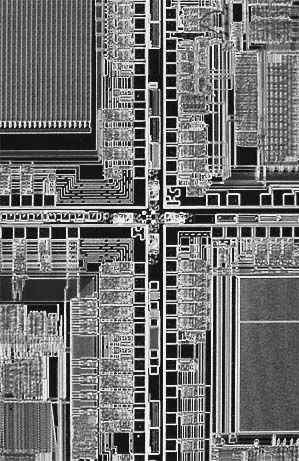
//> input picture DIP4E Book Images Global Edition/OpticalMicroscope-microporcessor-regular- texture.tif, 299 x 461 px
$ ./segmentation '../../DIP4E Book Images Global Edition/OpticalMicroscope-microporcessor-regular- texture.tif'   (built with g++ and OpenCV 4)
//> lines starting //> are read from the running program, lines starting //| are printed output that depends on the picture; after the words box and inside, x2 and y2 are one past the last pixel; in counts of white or black regions, pixels touching at a corner belong together
### TP_I2/src/improcfuncs.cpp

#include "improcfuncs.h"

using namespace  std;
using namespace cv;

// [326 lines left out: functions point_based_accessing, log_transform, exp_transform, gamma, extension_dynamique, show_histogram and 3 more, not called in this run]

void ip::convolve_2(cv::Mat &imgin, cv::Mat &imgout, const cv::Mat &mask, const cv::Mat &mask2)
{

     CV_Assert(imgin.depth() == CV_8U);  // accept only uchar images

    int halfwx = floor(mask.rows/2);
    int halfwy = floor(mask.cols/2);
    float sum = 0;

// balayage de l'image en 2D
    for(int i = halfwx ; i< imgin.rows - halfwx ; i++)
        for(int j = halfwx ; j< imgin.cols - halfwx; j++)
        {
            // initialisation de la somme
            sum = 0;
            // glissage du masque/filtre dans l'image
            for (int wx = -halfwx; wx<=halfwx; wx++ )
                for (int wy = -halfwy; wy<=halfwy; wy++ )
                {
                    int u_wx = i + wx;
                    int v_wy = j + wy;

                    if(abs(mask.at <float>(wx +halfwx,wy +halfwy)) < abs(mask2.at <float>(wx +halfwx,wy +halfwy))){
                        sum += imgin.at<uchar>(u_wx,v_wy) *
                               mask2.at <float>(wx +halfwx,wy +halfwy);
                    }else {
                        sum += imgin.at<uchar>(u_wx,v_wy) *
                               mask.at <float>(wx +halfwx,wy +halfwy);
                    }
          }

            // si somme plus que 255, valeur max  = 255
            imgout.at <uchar>(i,j) = (int) (sum > 255)? 255: sum;

        } // fin balayage de l'image

}

void ip::maxGradiant(cv::Mat &imgin)
{
      cv::Mat mask = (cv::Mat_<float>(3,3) << 0,0,0,
                                             -1,1,0,
                                              0,0,0);

      cv::Mat mask2 = (cv::Mat_<float>(3,3) << 0,-1,0,
                                               0,1,0,
                                               0,0,0);

      cv::Mat mask3 = (cv::Mat_<float>(3,3) << 0,-1,0,
                                               -1,1,0,
                                               0,0,0);


//      cout << "mask = " << endl << " " << mask<< endl << endl;

      cv::Mat imgout(imgin.rows, imgin.cols, CV_8UC1, Scalar(0));


      cv::Mat maskg(15, 15, CV_32F, Scalar(0));
      gaussianKernel(maskg,4.0);

      cout<<maskg<<endl;

       // notre fonction à nous

      //convolve(imgin, imgout, mask1); //Pour afficher uniquement les traits verticaux
      //convolve(imgin, imgout, mask2); //Pour afficher uniquement les traits horizontaux
       convolve_2(imgin, imgout, mask, mask2);
       //ou encore
       //convolve(imgin, imgout, mask3);
       cv::namedWindow("Max gradiant", 1);
       cv::imshow("Max gradiant", imgout );
}

void ip::Roberts_cross_filter(cv::Mat &imgin)
{
      cv::Mat mask = (cv::Mat_<float>(3,3) << 0,0,0,
                                             0,-1,0,
                                              0,0,1);

      cv::Mat mask2 = (cv::Mat_<float>(3,3) << 0,0,0,
                                               0,0,-1,
                                               0,1,0);


//      cout << "mask = " << endl << " " << mask<< endl << endl;

      cv::Mat imgout(imgin.rows, imgin.cols, CV_8UC1, Scalar(0));


      cv::Mat maskg(15, 15, CV_32F, Scalar(0));
      gaussianKernel(maskg,4.0);

      cout<<maskg<<endl;

       // notre fonction à nous
       convolve_2(imgin, imgout, mask, mask2);
       cv::namedWindow("Roberts_cross_filter", 1);
       cv::imshow("Roberts_cross_filter", imgout );
}

void ip::Central_difference_filter(cv::Mat &imgin)
{
    cv::Mat mask = (cv::Mat_<float>(3,3) << 0,0,0,
                                           -1,0,1,
                                            0,0,0);

    cv::Mat mask2 = (cv::Mat_<float>(3,3) << 0,-1,0,
                                             0,0,0,
                                             0,1,0);


//      cout << "mask = " << endl << " " << mask<< endl << endl;

    cv::Mat imgout(imgin.rows, imgin.cols, CV_8UC1, Scalar(0));


    cv::Mat maskg(15, 15, CV_32F, Scalar(0));
    gaussianKernel(maskg,4.0);

    cout<<maskg<<endl;

     // notre fonction à nous
     convolve_2(imgin, imgout, mask, mask2);
     cv::namedWindow("Central_difference_filter", 1);
     cv::imshow("Central_difference_filter", imgout );

}

void ip::Prewitt_filter(cv::Mat &imgin)
{
    cv::Mat mask = (cv::Mat_<float>(3,3) << -1,0,1,
                                           -1,0,1,
                                            -1,0,1);

    cv::Mat mask2 = (cv::Mat_<float>(3,3) << -1,-1,-1,
                                             0,0,0,
                                             1,1,1);


//      cout << "mask = " << endl << " " << mask<< endl << endl;

    cv::Mat imgout(imgin.rows, imgin.cols, CV_8UC1, Scalar(0));


    cv::Mat maskg(15, 15, CV_32F, Scalar(0));
    gaussianKernel(maskg,4.0);

    cout<<maskg<<endl;

     // notre fonction à nous
     convolve_2(imgin, imgout, mask, mask2);
     cv::namedWindow("Prewitt_filter", 1);
     cv::imshow("Prewitt_filter", imgout );

}

void ip::Sobel_filter(cv::Mat &imgin)
{
    cv::Mat mask = (cv::Mat_<float>(3,3) << -1,0,1,
                                           -2,0,2,
                                            -1,0,1);

    cv::Mat mask2 = (cv::Mat_<float>(3,3) << -1,-2,-1,
                                             0,0,0,
                                             1,2,1);


//      cout << "mask = " << endl << " " << mask<< endl << endl;

    cv::Mat imgout(imgin.rows, imgin.cols, CV_8UC1, Scalar(0));


    cv::Mat maskg(15, 15, CV_32F, Scalar(0));
    gaussianKernel(maskg,4.0);

    cout<<maskg<<endl;

     // notre fonction à nous

     //convolve(imgin, imgout, mask1); //Pour afficher uniquement les traits verticaux
     //convolve(imgin, imgout, mask2); //Pour afficher uniquement les traits horizontaux
     convolve_2(imgin, imgout, mask, mask2);
     cv::namedWindow("Sobel_filter", 1);
     cv::imshow("Sobel_filter", imgout );

}

void ip::Enhancement_filter(cv::Mat &imgin)
{
    cv::Mat mask = (cv::Mat_<float>(3,3) << 0,-1,0,
                                           -1,5,-1,
                                            0,-1,0);

    cv::Mat mask2 = (cv::Mat_<float>(3,3) << -1,-1,-1,
                                             -1,9,-1,
                                             -1,-1,-1);


//      cout << "mask = " << endl << " " << mask<< endl << endl;

    cv::Mat imgout(imgin.rows, imgin.cols, CV_8UC1, Scalar(0));


    cv::Mat maskg(15, 15, CV_32F, Scalar(0));
    gaussianKernel(maskg,4.0);

    cout<<maskg<<endl;

     // notre fonction à nous
     convolve_2(imgin, imgout, mask, mask2);
     cv::namedWindow("Enhancement_filter", 1);
     cv::imshow("Enhancement_filter", imgout );

}

void ip::Laplacian_filter(cv::Mat &imgin)
{
    cv::Mat mask = (cv::Mat_<float>(3,3) << 0,-1,0,
                                           -1,4,-1,
                                            0,-1,0);

    cv::Mat mask2 = (cv::Mat_<float>(3,3) << -1,-1,-1,
                                             -1,8,-1,
                                             -1,-1,-1);


//      cout << "mask = " << endl << " " << mask<< endl << endl;

    cv::Mat imgout(imgin.rows, imgin.cols, CV_8UC1, Scalar(0));


    cv::Mat maskg(15, 15, CV_32F, Scalar(0));
    gaussianKernel(maskg,4.0);

    cout<<maskg<<endl;

     // notre fonction à nous
     convolve_2(imgin, imgout, mask, mask2);
     cv::namedWindow("Laplacian_filter", 1);
     cv::imshow("Laplacian_filter", imgout );

}

void ip::gaussianKernel(cv::Mat &gaussK, const double &lambda_g)
{

    int size = gaussK.rows;

    double x0 = floor(size / 2);
    double y0 = floor(size/ 2);

    double rx, ry, lg;

    lg = (1/(2*lambda_g *lambda_g));

    double norm = 0;

    for (int y = 0 ; y < size  ; y++)
        for(int x = 0 ; x < size ; x++)
        {
            // on centralise la gaussienne
            rx = (x-x0) * (x-x0) ;
            ry = (y-y0) * (y-y0) ;

            // application de la formule gaussienne
            gaussK.at<float>(x,y) = exp(-(rx  + ry)*lg);

            // la somme de tous les éléments de la matrice
            norm += exp(-(rx  + ry)*lg);
            gaussK.at<float>(x,y) = (1/(lambda_g * sqrt(2*M_PI)))*exp(-(rx  + ry)*lg);

        }

    // normalisation de la gaussienne centrée
    gaussK /= norm;
    cv::namedWindow("GaussianKernel Filter", 1);
    cv::imshow("GaussianKernel Filter", gaussK );
    return;

}


// [382 lines left out: functions medianFilter, maxFilter, minFilter, boxFilter, add_Salt_Pepper_Noise, add_Gaussian_Noise and 8 more, not called in this run]

void ip::thresholdingOTSU(cv::Mat &imgin){
    int isize= imgin.rows * imgin.cols;
    float w0, w1, mu0, mu1;
    float var=0.0, max=0.0, kstar=0.0;

    //initialisation du vecteur
    std::vector<float> hist(256,0);
     std::vector<float> pr(256,0);

    // initialisation du pointeur de l’image
    uchar *ptr = imgin.ptr<uchar>(0);

    // calcul d'histgramme
    for (int i=0;i<isize;i++)
        ++hist[ptr[i]]; //on incrémente l'index de l'histogramme

    // normalisation de l'histogramme

    for (int i=0;i<256;i++){
        pr[i]=hist[i]/isize;
        cout << pr[i] <<endl;
    }

    for (int k=1; k<256;k++) {

        w0=0.0; w1=0.0;
       // calcul de w0 et w1

        for (int i=1; i<=k;i++)
            w0+=pr[i];

        w1=1-w0;

        // calcul mu0 et mu1

        mu0=0.0; mu1=0.0;

        for (int i=1;i<=k;i++)
            mu0+=(i*pr[i]/w0);

        for (int i=k+1;i<256;i++)
            mu1=mu1+(i*pr[i]/w1);

        var=w0*w1*pow((mu1-mu0),2);
       // cout << var <<endl;

        if(var>max){
            max=var;
            kstar=k;


        }

    }


    cout << kstar <<endl;
    cv::Mat imgout(imgin.rows, imgin.cols, CV_8UC1, Scalar(0));

    for (int i=0;i<imgin.rows;i++)
        for (int j=0;j<imgin.cols; j++) {

            int val= imgin.at<uchar>(i,j);


            if(val<kstar){
                imgout.at<uchar>(i,j)= 0;
            }
            else {
                imgout.at<uchar>(i,j)= 255;
            }
        }

    cv::namedWindow("image thresholdingOTSU",1);
    cv::imshow("image thresholdingOTSU", imgout);

}

### TP_I2/apps/segmentation.cpp

#include "opencv2/opencv.hpp"
#include <opencv2/imgproc/imgproc.hpp>
#include <opencv2/objdetect/objdetect.hpp>
#include <opencv2/highgui/highgui.hpp>

#include "iostream"

// include functions of static library
#include "improcfuncs.h"

using namespace cv;
using namespace std;

int main(int argc, char** argv) {

    std::string image_path = argv[1];

    Mat img = imread(image_path, IMREAD_COLOR);
//> img is the input picture: 461 rows x 299 cols, CV_8UC3; min 2, max 254, mean 113.9

    Mat imgray;


    if(img.empty())
    {
        std::cout << "Could not read the image: " << image_path << std::endl;
        return 1;
    }

    cv::imshow("Display window", img);

    cv::cvtColor(img,imgray,cv::COLOR_BGR2GRAY);

    // Appel des fonctions de la bibliothèque
//    ip::point_based_accessing(imgray);

    cv::Mat imgout(imgray.rows, imgray.cols, CV_8UC1, Scalar(0));

    ip::maxGradiant(imgray);// Ajouté
//> the loop in convolve_2, `for(int i = halfwx ; i< imgin.rows - halfwx ; i++)` made 459 passes
//> sum on passes 1 to 3: -126, -56, -32
//> after the loop in convolve_2, `for(int i = halfwx ; i< imgin.rows - halfwx ; i++)`: sum = -79
    ip::Roberts_cross_filter(imgray); //Ajouté
//> the loop in convolve_2 (call 2), `for(int i = halfwx ; i< imgin.rows - halfwx ; i++)` made 459 passes
//> sum on passes 1 to 3: -68, -25, 14
//> after the loop in convolve_2 (call 2), `for(int i = halfwx ; i< imgin.rows - halfwx ; i++)`:
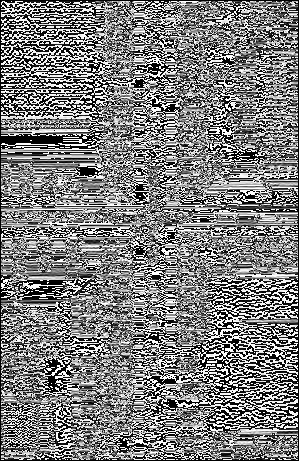
//> imgout: 461 rows x 299 cols, CV_8UC1; min 0, max 255, mean 126.3
//> after the loop in convolve_2 (call 2), `for(int i = halfwx ; i< imgin.rows - halfwx ; i++)`: sum = -53
    ip::Central_difference_filter(imgray); //Ajouté
//> the loop in convolve_2 (call 3), `for(int i = halfwx ; i< imgin.rows - halfwx ; i++)` made 459 passes
//> sum on passes 1 to 3: -102, -43, -18
//> after the loop in convolve_2 (call 3), `for(int i = halfwx ; i< imgin.rows - halfwx ; i++)`:
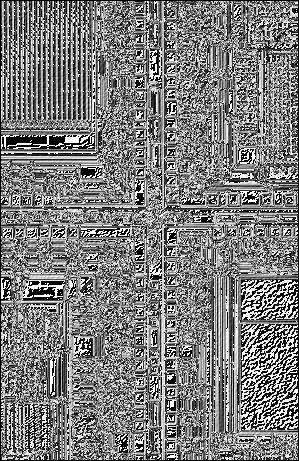
//> imgout: 461 rows x 299 cols, CV_8UC1; min 0, max 255, mean 125.6
//> after the loop in convolve_2 (call 3), `for(int i = halfwx ; i< imgin.rows - halfwx ; i++)`: sum = 136
    ip::Prewitt_filter(imgray); //Ajouté
//> the loop in convolve_2 (call 4), `for(int i = halfwx ; i< imgin.rows - halfwx ; i++)` made 459 passes
//> sum on passes 1 to 3: -126, -46, -23
//> after the loop in convolve_2 (call 4), `for(int i = halfwx ; i< imgin.rows - halfwx ; i++)`:
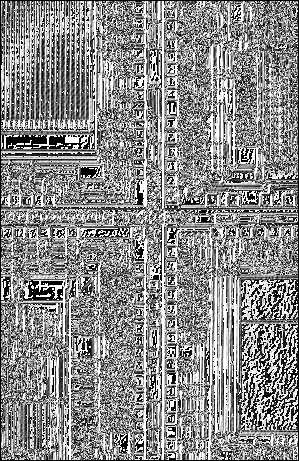
//> imgout: 461 rows x 299 cols, CV_8UC1; min 0, max 255, mean 139.2
//> after the loop in convolve_2 (call 4), `for(int i = halfwx ; i< imgin.rows - halfwx ; i++)`: sum = 380
    ip::Sobel_filter(imgray); //Ajouté
//> the loop in convolve_2 (call 5), `for(int i = halfwx ; i< imgin.rows - halfwx ; i++)` made 459 passes
//> sum on passes 1 to 3: -228, -89, -41
//> after the loop in convolve_2 (call 5), `for(int i = halfwx ; i< imgin.rows - halfwx ; i++)`:
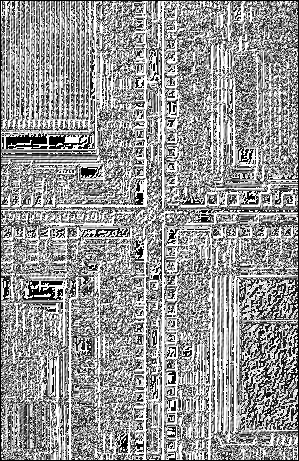
//> imgout: 461 rows x 299 cols, CV_8UC1; min 0, max 255, mean 150.5
//> after the loop in convolve_2 (call 5), `for(int i = halfwx ; i< imgin.rows - halfwx ; i++)`: sum = 516
    ip::Enhancement_filter(imgray); //Ajouté
//> the loop in convolve_2 (call 6), `for(int i = halfwx ; i< imgin.rows - halfwx ; i++)` made 459 passes
//> sum on passes 1 to 3: 27, 23, 15
//> after the loop in convolve_2 (call 6), `for(int i = halfwx ; i< imgin.rows - halfwx ; i++)`:
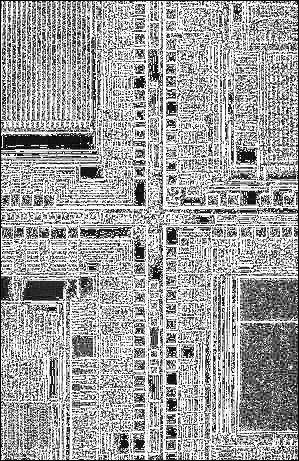
//> imgout: 461 rows x 299 cols, CV_8UC1; min 0, max 255, mean 161.9
//> after the loop in convolve_2 (call 6), `for(int i = halfwx ; i< imgin.rows - halfwx ; i++)`: sum = 128
    ip::Laplacian_filter(imgray); //Ajouté
//> the loop in convolve_2 (call 7), `for(int i = halfwx ; i< imgin.rows - halfwx ; i++)` made 459 passes
//> sum on passes 1 to 3: -40, -10, -7
//> after the loop in convolve_2 (call 7), `for(int i = halfwx ; i< imgin.rows - halfwx ; i++)`:
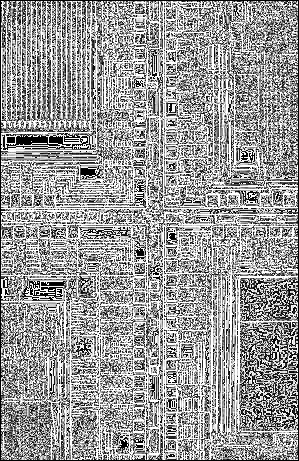
//> imgout: 461 rows x 299 cols, CV_8UC1; min 0, max 255, mean 154.3
//> after the loop in convolve_2 (call 7), `for(int i = halfwx ; i< imgin.rows - halfwx ; i++)`: sum = -16
    ip::thresholdingOTSU(imgray); //Ajouté
//> after the loop in thresholdingOTSU, `for (int i=0;i<isize;i++)`: hist = 256 values, max 2285 at index 21, min 0 at index 0, mean 538.4
//> after the loop in thresholdingOTSU, `for (int i=0;i<256;i++)`: pr = 256 values, max 0.0166 at index 21, min 0 at index 0, mean 0.00391
//> the loop in thresholdingOTSU, `for (int k=1; k<256;k++)` made 255 passes
//> (w0, w1, mu0, mu1, var, max) on passes 2 to 13: (7.25e-06, 1, 2, 113.9, 0.0909, 0.0909), (4.35e-05, 1, 2.83, 113.9, 0.537, 0.537), (0.000109, 1, 3.53, 113.9, 1.33, 1.33), (0.000174, 1, 4.08, 113.9, 2.1, 2.1), (0.00029, 1, 4.85, 113.9, 3.45, 3.45), (0.000508, 0.999, 5.77, 114, 5.94, 5.94), (0.000849, 0.999, 6.67, 114, 9.77, 9.77), (0.00131, 0.999, 7.49, 114, 14.89, 14.89), (0.00199, 0.998, 8.34, 114.1, 22.2, 22.2), (0.00299, 0.997, 9.23, 114.2, 32.85, 32.85), (0.0045, 0.996, 10.16, 114.4, 48.63, 48.63), (0.00645, 0.994, 11.02, 114.6, 68.71, 68.71)
//> (w0, w1, mu1, var) on pass 1: (0, 1, 113.9, nan)
//> after the loop in thresholdingOTSU, `for (int i=0;i<imgin.rows;i++)`:
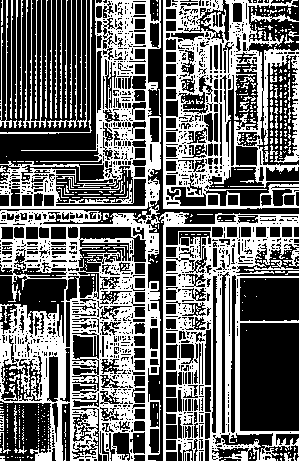
//> imgout: 461 rows x 299 cols, CV_8UC1; 42.7% white; 520 white regions (460 under 20 px), largest, box (x1, y1, x2, y2) and area: (0, 0, 161, 461) 26979, (159, 212, 299, 461) 12735, (163, 0, 299, 209) 12162

    // attente d'une touche de clavier
    cv::waitKey(0);

    return 0;
}

$ run again, on DIP4E Book Images Global Edition/WashingtonDC-Band3-Red-512.tif
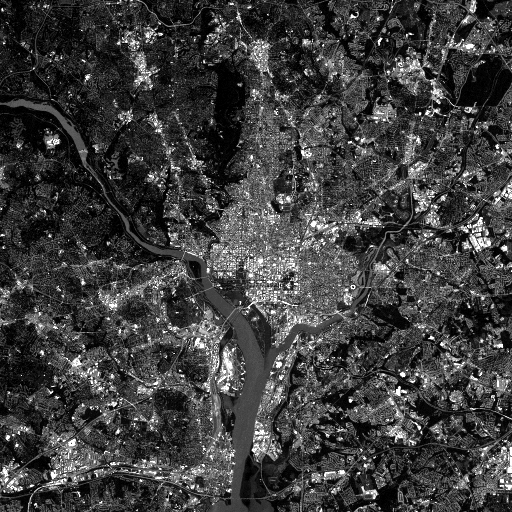
//> input picture DIP4E Book Images Global Edition/WashingtonDC-Band3-Red-512.tif, 512 x 512 px
//> img is the input picture: 512 rows x 512 cols, CV_8UC3; min 0, max 255, mean 62.2
//> the loop in convolve_2, `for(int i = halfwx ; i< imgin.rows - halfwx ; i++)` made 510 passes
//> sum on passes 1 to 3: -42, -19, -28
//> after the loop in convolve_2, `for(int i = halfwx ; i< imgin.rows - halfwx ; i++)`: sum = -14
//> the loop in convolve_2 (call 2), `for(int i = halfwx ; i< imgin.rows - halfwx ; i++)` made 510 passes
//> sum on passes 1 to 3: 18, 15, 5
//> the loop in convolve_2 (call 7), `for(int i = halfwx ; i< imgin.rows - halfwx ; i++)` made 510 passes
//> sum on passes 1 to 3: -42, 6, 58
//> after the loop in convolve_2 (call 7), `for(int i = halfwx ; i< imgin.rows - halfwx ; i++)`:
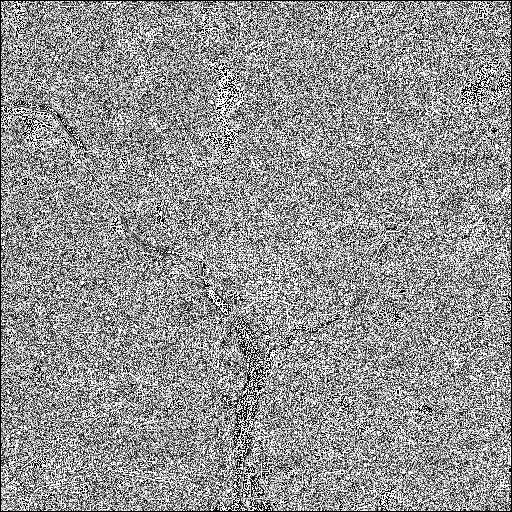
//> imgout: 512 rows x 512 cols, CV_8UC1; min 0, max 255, mean 146.5
//> after the loop in convolve_2 (call 7), `for(int i = halfwx ; i< imgin.rows - halfwx ; i++)`: sum = 10
//> after the loop in thresholdingOTSU, `for (int i=0;i<isize;i++)`: hist = 256 values, max 16113 at index 9, min 0 at index 1, mean 1024
//> after the loop in thresholdingOTSU, `for (int i=0;i<256;i++)`: pr = 256 values, max 0.0615 at index 9, min 0 at index 1, mean 0.00391
//> the loop in thresholdingOTSU, `for (int k=1; k<256;k++)` made 255 passes
//> (w0, w1, mu0, mu1, var, max) on passes 4, 9, 14, 19, 23, 28, 33, 38: (0.0556, 0.944, 4, 65.61, 199.4, 199.4), (0.117, 0.883, 6.62, 69.55, 409.4, 409.4), (0.165, 0.835, 8.78, 72.77, 565.4, 565.4), (0.206, 0.794, 10.81, 75.55, 686.6, 686.6), (0.248, 0.752, 12.85, 78.44, 802.3, 802.3), (0.292, 0.708, 15.14, 81.58, 912.8, 912.8), (0.334, 0.666, 17.4, 84.68, 1007.5, 1007.5), (0.374, 0.626, 19.56, 87.6, 1083.4, 1083.4)
//> after the loop in thresholdingOTSU, `for (int i=0;i<imgin.rows;i++)`:
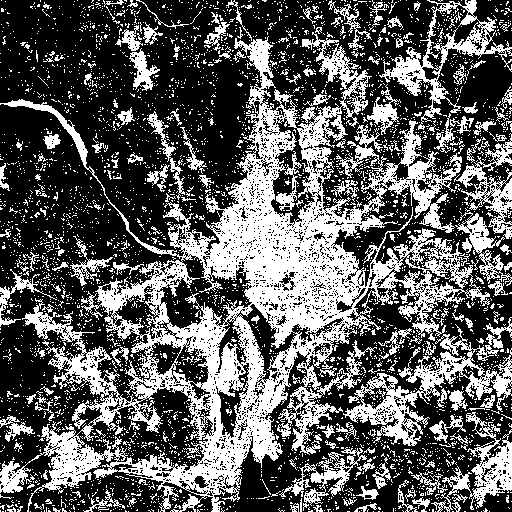
//> imgout: 512 rows x 512 cols, CV_8UC1; 36.8% white; 3842 white regions (3650 under 20 px), largest, box (x1, y1, x2, y2) and area: (0, 32, 490, 512) 57649, (343, 317, 512, 446) 5292, (379, 0, 512, 130) 3228
